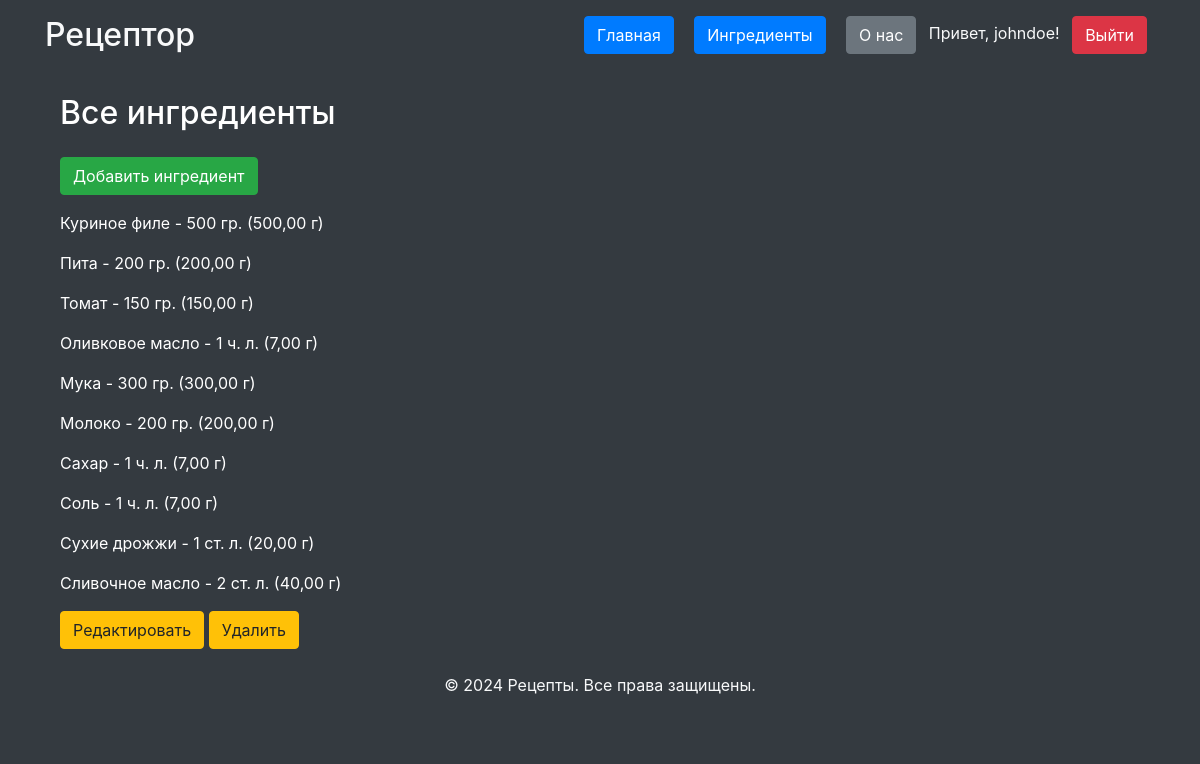
Screenshot of /ingredients/ (signed in) with the database file from the repository.
### recipe_catalog/models.py (models this page shows, shortened)
class Ingredient(models.Model):
    name = models.CharField(
		max_length=255,
		validators=[
			RegexValidator(
				regex=r'^[A-Za-zА-Яа-яёЁ\s]+$',
				message='Название должно быть текстом'
			)
		]
	)
    measure_unit = models.ForeignKey(
        MeasureUnit,
        on_delete=models.CASCADE,
        verbose_name='Единица измерения'
    )
    amount = models.IntegerField(
        verbose_name="Количество в единицах измерения",
        validators=[
            MinValueValidator(
                limit_value=1,
                message='Количество должно быть не больше 1'
            )
        ]
    )
    cost = models.FloatField(
        validators=[
            MinValueValidator(
                limit_value=1,
                message='Цена должна быть не меньше 1 рубля'
            )
        ]
    )
    author = models.ForeignKey(
        User,
        verbose_name='Создатель ингредиента',
        on_delete=models.CASCADE, null=True
    )
    @property
    def weight(self):
        if self.measure_unit:
            return self.amount * self.measure_unit.grams_in_unit
        return 0

class MeasureUnit(models.Model):
    name = models.CharField(
		max_length=255,
        verbose_name='Полное название единицы измерения',
		validators=[
			RegexValidator(
				regex=r'^[A-Za-zА-Яа-яёЁ\s]+$',
				message='Название должно быть текстом'
			)
		]
	)
    short_name = models.CharField(
        max_length=20,
        verbose_name='Краткая форма единицы измерения'
    )
    grams_in_unit = models.DecimalField(
        max_digits=10,
        decimal_places=2,
        verbose_name='Количество грамм в единице измерения',
        validators=[
            MinValueValidator(
                limit_value=1,
                message='Вес должен быть не меньше 1'
            )
        ]
    )

### recipe_catalog/views.py (the view)
# urls.py: path('ingredients/', ingredient_list, name='ingredient_list'),
@login_required
def ingredient_list(request):
    template_name = 'recipe_catalog/ingredients_list.html'
    ingredients = Ingredient.objects.all()
    return render(request, template_name, {'ingredients': ingredients})

### templates/recipe_catalog/ingredients_list.html
{% extends 'base.html' %}
{% block content %}
<main class="container">
    <h2 class="my-4">Все ингредиенты</h2>
    {% if user.is_authenticated %}
        <div class="mb-3">
            <a href="{% url 'recipe_catalog:add_ingredient' %}" class="btn btn-success">Добавить ингредиент</a>
        </div>
    {% endif %}
    <div class="list-group">
        {% for ingredient in ingredients %}
            <div class="ingredient-item">
                <p>{{ ingredient.name }} - {{ ingredient.amount }} {{ ingredient.measure_unit.short_name }} ({{ ingredient.weight }} г)</p>
                {% if user.is_authenticated and ingredient.author == user %}
                    <a href="{% url 'recipe_catalog:update_ingredient' ingredient.pk  %}" class="btn btn-warning">Редактировать</a>
                    <a href="{% url 'recipe_catalog:delete_ingredient' ingredient.pk %}" class="btn btn-warning">Удалить</a>
                {% endif %}
            </div>
        {% empty %}
            <div class="ingredient-item">
                Нет ингредиентов
            </div>
        {% endfor %}
    </div>
</main>
{% endblock %}

### templates/base.html (shortened to what this page needs)
<!DOCTYPE html>
<html lang="ru">
<head>
    <link rel="stylesheet" href="https://maxcdn.bootstrapcdn.com/bootstrap/4.5.2/css/bootstrap.min.css">
</head>
<body class="bg-dark text-white">
<header class="bg-dark text-light py-3">
    <div class="container d-flex justify-content-between align-items-center">
        <h2 class="mb-0">Рецептор</h2>
        <nav>
            <a href="/" class="btn btn-primary mx-2">Главная</a>
            <a href="/ingredients" class="btn btn-primary mx-2">Ингредиенты</a>
            <a href="/about" class="btn btn-secondary mx-2">О нас</a>
            {% if user.is_authenticated %}
                <span class="text-light">Привет, {{ user.username }}!</span>
                <a href="/logout" class="btn btn-danger mx-2">Выйти</a>
            {% else %}
                <a href="/login" class="btn btn-success mx-2">Залогиниться</a>
                <a href="/register" class="btn btn-warning mx-2">Зарегистрироваться</a>
            {% endif %}
        </nav>
    </div>
</header>
<main class="container">
    {% block content %}{% endblock %}
</main>
<footer class="bg-dark text-light py-4">
    <div class="container text-center">
        <p>&copy; 2024 Рецепты. Все права защищены.</p>
    </div>
</footer>
</body>
</html>

### rows the page displays
Ingredient: name "Куриное филе", amount "500", measure_unit.short_name "гр.", weight "500,00"
Ingredient: name "Пита", amount "200", measure_unit.short_name "гр.", weight "200,00"
Ingredient: name "Томат", amount "150", measure_unit.short_name "гр.", weight "150,00"
Ingredient: name "Оливковое масло", amount "1", measure_unit.short_name "ч. л.", weight "7,00"
Ingredient: name "Мука", amount "300", measure_unit.short_name "гр.", weight "300,00"
Ingredient: name "Молоко", amount "200", measure_unit.short_name "гр.", weight "200,00"
Ingredient: name "Сахар", amount "1", measure_unit.short_name "ч. л.", weight "7,00"
Ingredient: name "Соль", amount "1", measure_unit.short_name "ч. л.", weight "7,00"
Ingredient: name "Сухие дрожжи", amount "1", measure_unit.short_name "ст. л.", weight "20,00"
Ingredient: name "Сливочное масло", amount "2", measure_unit.short_name "ст. л.", weight "40,00", shows "Редактировать"

### other values shown
{{ user.username }} "johndoe"
